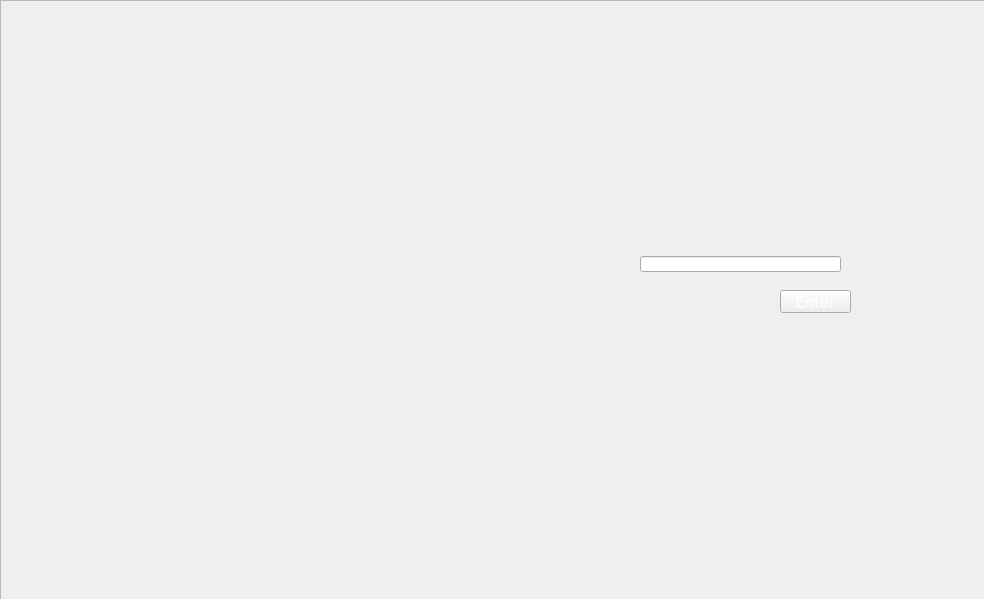
<?xml version="1.0" encoding="UTF-8"?>
<ui version="4.0">
 <class>MainWindow</class>
 <widget class="QMainWindow" name="MainWindow">
  <property name="geometry">
   <rect>
    <x>0</x>
    <y>0</y>
    <width>984</width>
    <height>599</height>
   </rect>
  </property>
  <property name="windowTitle">
   <string>MainWindow</string>
  </property>
  <widget class="QWidget" name="centralwidget">
   <widget class="QFrame" name="frame">
    <property name="geometry">
     <rect>
      <x>0</x>
      <y>0</y>
      <width>991</width>
      <height>601</height>
     </rect>
    </property>
    <property name="styleSheet">
     <string notr="true">border-image: url(:/newPrefix/1 -03.jpg);</string>
    </property>
    <property name="frameShape">
     <enum>QFrame::StyledPanel</enum>
    </property>
    <property name="frameShadow">
     <enum>QFrame::Raised</enum>
    </property>
    <widget class="QFrame" name="frame_2">
     <property name="geometry">
      <rect>
       <x>0</x>
       <y>0</y>
       <width>991</width>
       <height>601</height>
      </rect>
     </property>
     <property name="styleSheet">
      <string notr="true">border-image: url(:/newPrefix/2.01.png);</string>
     </property>
     <property name="frameShape">
      <enum>QFrame::StyledPanel</enum>
     </property>
     <property name="frameShadow">
      <enum>QFrame::Raised</enum>
     </property>
     <widget class="QLineEdit" name="lineEdit">
      <property name="geometry">
       <rect>
        <x>640</x>
        <y>256</y>
        <width>201</width>
        <height>16</height>
       </rect>
      </property>
      <property name="font">
       <font>
        <family>Walkway UltraBold</family>
        <pointsize>12</pointsize>
       </font>
      </property>
      <property name="styleSheet">
       <string notr="true">border-image: url(:/newPrefix/15.png);</string>
      </property>
      <property name="echoMode">
       <enum>QLineEdit::Password</enum>
      </property>
      <property name="clearButtonEnabled">
       <bool>true</bool>
      </property>
     </widget>
     <widget class="QPushButton" name="pushButton">
      <property name="geometry">
       <rect>
        <x>780</x>
        <y>290</y>
        <width>71</width>
        <height>23</height>
       </rect>
      </property>
      <property name="font">
       <font>
        <family>Walkway UltraBold</family>
        <pointsize>12</pointsize>
       </font>
      </property>
      <property name="styleSheet">
       <string notr="true">border-image: url(:/newPrefix/6.png);
color: rgb(255, 255, 255);</string>
      </property>
      <property name="text">
       <string>Enter</string>
      </property>
     </widget>
    </widget>
   </widget>
  </widget>
 </widget>
 <resources>
  <include location="first.qrc"/>
 </resources>
 <connections/>
</ui>
